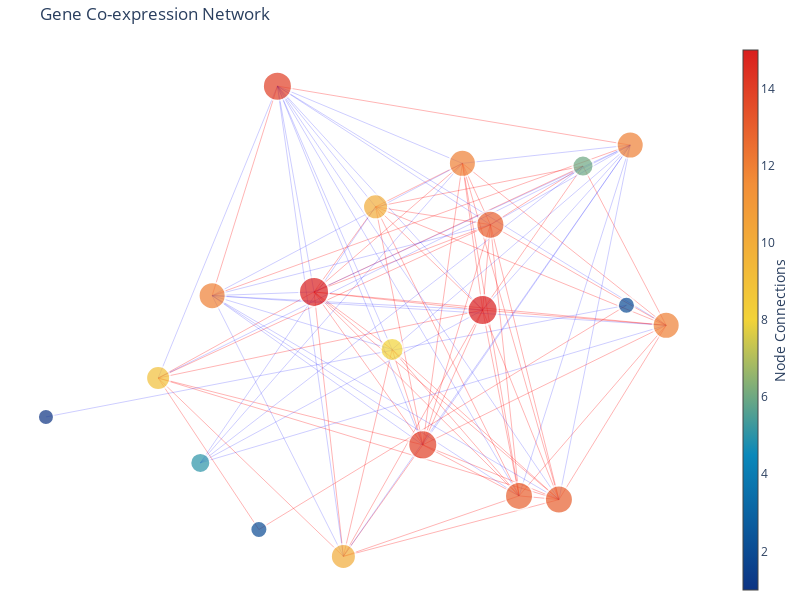

Notebook cell for this chart:
### Markdown cell above
这张图是一个基因共表达网络，表示了基因之间的相关性。这种网络用于展示基因的活性是如何相互关联的，这有助于识别可能共同参与某一生物过程的基因集合。这里是这张图的一些关键特点：

节点（Nodes）：每一个圆圈代表一个基因。例如，图中标记为 "Mt15" 的节点代表名为 "Mt15" 的基因。

边（Edges）：连线表示两个基因之间的相关性。在此网络图中，一个边的存在意味着两个基因之间有高度的共表达关系。

节点颜色：颜色代表节点的连接数，也叫“度”。深色的节点有更多的连接，而浅色的节点则有较少的连接。这意味着深色的节点在该共表达网络中与更多的基因高度相关。

节点大小：所有节点似乎都有相同的大小。但在某些网络图中，节点的大小可能会变化以表示某种度量，例如基因的表达量。

颜色条（Colorbar）：图的右边有一个颜色条，显示了节点颜色与其连接数之间的关系。例如，深蓝色代表有14个连接的节点。

从这张图可以看出，有些基因（节点）与许多其他基因高度相关，而有些基因只与少数几个基因相关。具有很多连接的基因可能在某些生物过程中起到核心作用，因为它们与许多其他基因都有关联。

总之，这种图为研究者提供了一个直观的方法，可以看到大量基因数据中的模式和关系，并可能帮助研究者识别重要的基因和基因之间的相互作用。

### Code cell
import pandas as pd
import plotly.graph_objects as go
import networkx as nx

def create_gene_network(df,color,bubble_size_ratio,k_value,iterations_value):

    # 计算相关性
    correlation_matrix = df.transpose().corr()

    # 使用networkx创建一个网络图
    G = nx.Graph()
    for gene1 in df.index:
        for gene2 in df.index:
            if gene1 != gene2:
                G.add_edge(gene1, gene2, weight=correlation_matrix.loc[gene1, gene2])

    threshold = 0.5 # 相关性系数
    edges = [(u, v) for (u, v, d) in G.edges(data=True) if abs(d['weight']) > threshold]
    G = G.edge_subgraph(edges).copy()  # 使用edges创建一个新的图，并使用copy()避免状态问题

    # pos设置,k越小则点越紧
    pos = nx.spring_layout(G, k=k_value, iterations=iterations_value)

    # 将位置作为节点属性添加到G中
    for node in G.nodes():
        G.nodes[node]['pos'] = pos[node]

    # 使用plotly创建网络图
    edge_x = []
    edge_y = []
    for edge in G.edges():
        x0, y0 = G.nodes[edge[0]]['pos']
        x1, y1 = G.nodes[edge[1]]['pos']
        edge_x.append(x0)
        edge_x.append(x1)
        edge_x.append(None)
        edge_y.append(y0)
        edge_y.append(y1)
        edge_y.append(None)
    
    # 分别创建正相关和负相关的边
    edge_x_pos, edge_y_pos = [], []
    edge_x_neg, edge_y_neg = [], []
    
    # 根据权重将边分为正负两组
    for edge in G.edges(data=True):
        x0, y0 = pos[edge[0]]
        x1, y1 = pos[edge[1]]
        if edge[2]['weight'] > 0:
            edge_x_pos.extend([x0, x1, None])
            edge_y_pos.extend([y0, y1, None])
        else:
            edge_x_neg.extend([x0, x1, None])
            edge_y_neg.extend([y0, y1, None])


    edge_trace_pos = go.Scatter(
        x=edge_x_pos, y=edge_y_pos,
        line=dict(width=0.3, color='red'),
        hoverinfo='none',
        mode='lines'
    )
    
    edge_trace_neg = go.Scatter(
        x=edge_x_neg, y=edge_y_neg,
        line=dict(width=0.2, color='blue'),
        hoverinfo='none',
        mode='lines'
    )

    node_x = []
    node_y = []
    for node in G.nodes():
        x, y = G.nodes[node]['pos']
        node_x.append(x)
        node_y.append(y)

    node_trace = go.Scatter(
        x=node_x, y=node_y,
        mode='markers',
        hoverinfo='text',
        marker=dict(
            showscale=True,
            colorscale=color,
            colorbar=dict(
                thickness=15,
                title='Node Connections',
                xanchor='left',
                titleside='right'
            ),
            line_width=2))

    node_adjacencies = []
    node_text = []
    node_sizes = []  # 添加一个列表来存储基于节点连接数的大小
    for node, adjacencies in enumerate(G.adjacency()):
        node_adjacencies.append(len(adjacencies[1]))
        node_text.append(adjacencies[0])
        node_degree = len(adjacencies[1])
        # 设置节点大小
        scaled_size = 15 + (node_degree * bubble_size_ratio)  # 基础大小为5，每个连接增加5个单位大小
        node_sizes.append(scaled_size)

    node_trace.marker.color = node_adjacencies
    node_trace.text = node_text
    node_trace.marker.size = node_sizes  # 更新marker的大小

    fig = go.Figure(data = [edge_trace_pos, edge_trace_neg, node_trace],
                    layout=go.Layout(
                        title='Gene Co-expression Network',
                        showlegend=False,
                        hovermode='closest',
                        margin=dict(b=0, l=0, r=0, t=40),
                        annotations=[
                            dict(
                                text="",
                                showarrow=False,
                                xref="paper", yref="paper",
                                x=0.005, y=-0.002)
                        ],
                        xaxis=dict(showgrid=False, zeroline=False, showticklabels=False),
                        yaxis=dict(showgrid=False, zeroline=False, showticklabels=False))
                    )

    # 定义fig的布局，设置宽度和高度
    fig.update_layout(
        autosize=False,
        width=800, 
        height=600,
        template="plotly_white"
    )
    # fig.update_traces(marker_symbol='diamond') # 更改marker的形状

    fig.show()


# 调用函数
df = pd.read_csv('./demo-fpkm.csv', index_col=0)
create_gene_network(df,'Portland',1,0.5,10)

### Figure 1 — Plotly figure (JSON) as saved in the notebook; plotly's stock layout.template omitted (floating-point values rounded to 4 significant figures; data arrays with more than 128 entries replaced by an {"elided": "..."} marker saying what was removed)
{"data": [{"hoverinfo": "none", "line": {"color": "red", "width": 0.3}, "mode": "lines", "type": "scatter", "x": {"elided": "183 float values"}, "y": {"elided": "183 float values"}}, {"hoverinfo": "none", "line": {"color": "blue", "width": 0.2}, "mode": "lines", "type": "scatter", "x": [0.1729, -0.5319, null, 0.1729, -0.3481, null, 0.1729, -0.5652, null, 0.1729, 0.6457, null, -0.5319, -0.02498, null, -0.5319, 0.7469, null, -0.5319, 0.06137, null, -0.5319, 0.2299, null, -0.5319, -0.245, null, -0.5319, 0.3324, null, -0.5319, -0.1622, null, -0.5319, 0.4448, null, -0.5319, 0.2518, null, -0.02498, -0.3481, null, -0.02498, 0.6457, null, 0.7469, -0.3481, null, 0.7469, -0.5652, null, 0.06137, -0.3481, null, 0.06137, 0.6457, null, -1, 0.635, null, 0.2299, -0.3481, null, 0.2299, -0.5652, null, 0.2299, 0.6457, null, -0.3481, -0.245, null, -0.3481, -0.07169, null, -0.3481, 0.3324, null, -0.3481, -0.1622, null, -0.3481, 0.4448, null, -0.3481, 0.2518, null, -0.3481, -0.684, null, -0.245, 0.6457, null, -0.07169, -0.5652, null, 0.5125, -0.5652, null, 0.3324, 0.6457, null, -0.1622, 0.6457, null, 0.4448, 0.6457, null, 0.2518, 0.6457, null, 0.6457, -0.684, null], "y": [0.5532, 0.121, null, 0.5532, 0.8054, null, 0.5532, -0.4253, null, 0.5532, 0.6127, null, 0.121, -0.0546, null, 0.121, 0.02404, null, 0.121, -0.3663, null, 0.121, 0.07386, null, 0.121, 0.1331, null, 0.121, -0.533, null, 0.121, -0.7306, null, 0.121, -0.5451, null, 0.121, 0.3528, null, -0.0546, 0.8054, null, -0.0546, 0.6127, null, 0.02404, 0.8054, null, 0.02404, -0.4253, null, -0.3663, 0.8054, null, -0.3663, 0.6127, null, -0.2751, 0.08955, null, 0.07386, 0.8054, null, 0.07386, -0.4253, null, 0.07386, 0.6127, null, 0.8054, 0.1331, null, 0.8054, 0.4112, null, 0.8054, -0.533, null, 0.8054, -0.7306, null, 0.8054, -0.5451, null, 0.8054, 0.3528, null, 0.8054, -0.1481, null, 0.1331, 0.6127, null, 0.4112, -0.4253, null, 0.5441, -0.4253, null, -0.533, 0.6127, null, -0.7306, 0.6127, null, -0.5451, 0.6127, null, 0.3528, 0.6127, null, 0.6127, -0.1481, null]}, {"hoverinfo": "text", "marker": {"color": [12, 12, 8, 12, 14, 1, 15, 14, 2, 15, 10, 6, 5, 13, 10, 13, 13, 12, 9, 2], "colorbar": {"thickness": 15, "title": {"side": "right", "text": "Node Connections"}, "xanchor": "left"}, "colorscale": [[0, "rgb(12,51,131)"], [0.25, "rgb(10,136,186)"], [0.5, "rgb(242,211,56)"], [0.75, "rgb(242,143,56)"], [1, "rgb(217,30,30)"]], "line": {"width": 2}, "showscale": true, "size": [27, 27, 23, 27, 29, 16, 30, 29, 17, 30, 25, 21, 20, 28, 25, 28, 28, 27, 24, 17]}, "mode": "markers", "text": ["Mt1", "Mt2", "Mt3", "Mt4", "Mt5", "Mt6", "Mt7", "Mt8", "Mt9", "Mt10", "Mt11", "Mt12", "Mt13", "Mt14", "Mt15", "Mt16", "Mt17", "Mt18", "Mt19", "Mt20"], "type": "scatter", "x": [0.1729, -0.5319, -0.02498, 0.7469, 0.06137, -1, 0.2299, -0.3481, 0.635, -0.245, -0.07169, 0.5125, -0.5652, 0.3324, -0.1622, 0.4448, 0.2518, 0.6457, -0.684, -0.4002], "y": [0.5532, 0.121, -0.0546, 0.02404, -0.3663, -0.2751, 0.07386, 0.8054, 0.08955, 0.1331, 0.4112, 0.5441, -0.4253, -0.533, -0.7306, -0.5451, 0.3528, 0.6127, -0.1481, -0.643]}], "layout": {"annotations": [{"showarrow": false, "text": "", "x": 0.005, "xref": "paper", "y": -0.002, "yref": "paper"}], "autosize": false, "height": 600, "hovermode": "closest", "margin": {"b": 0, "l": 0, "r": 0, "t": 40}, "showlegend": false, "title": {"text": "Gene Co-expression Network"}, "width": 800, "xaxis": {"showgrid": false, "showticklabels": false, "zeroline": false}, "yaxis": {"showgrid": false, "showticklabels": false, "zeroline": false}}}
